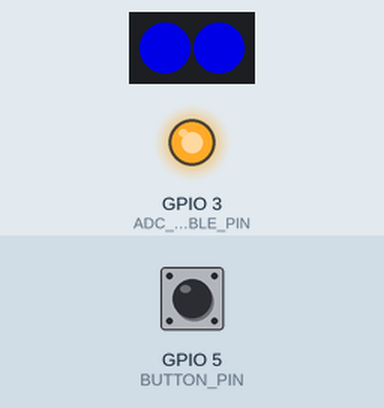
Bench run of a program on a simulated ESP32-C3. Shown: 2 RGB LEDs in strip order, left to right, output pins drawn as LEDs (lit = HIGH). Inputs (shaded band) come from the test bench; at power-on: GPIO 5 (BUTTON_PIN) LOW (analog values on the 0–4095 scale). Dim RGB values are drawn brighter than linear; random numbers use the default seed unless the program sets one. At 8.6 s the program puts the board to deep sleep or switches it off; the recording ends there.

Above: at 1.7 s.
1.8 s: GPIO 5 (BUTTON_PIN) pulled HIGH for 0.15 s
At 2.9 s:
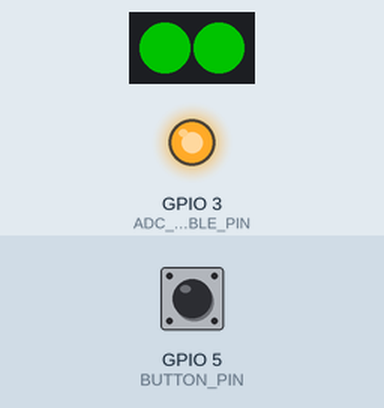
3.4 s: GPIO 5 (BUTTON_PIN) pulled HIGH for 0.15 s
At 4.1 s:
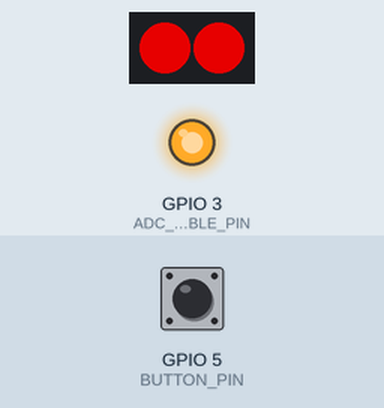
5.0 s: GPIO 5 (BUTTON_PIN) pulled HIGH for 0.15 s
At 5.3 s:
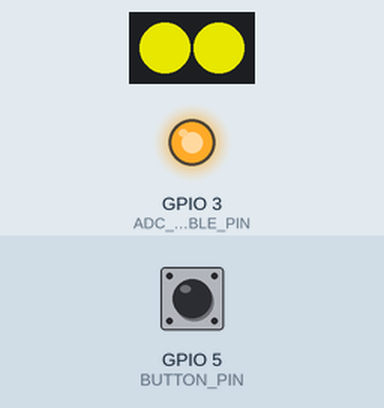
6.6 s: GPIO 5 (BUTTON_PIN) pulled HIGH for 1 s
At 7.4 s:
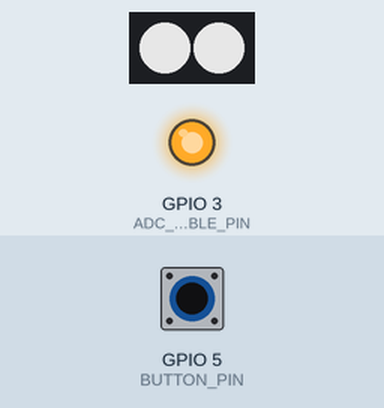
Timing chart, 0 to 8.6 s (numbered marks = the images above; inputs shaded):
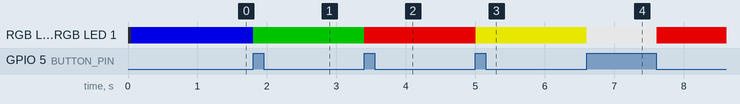

The program:

main.cpp
```cpp
#include <Arduino.h>
#include <WiFi.h>
#include <FastLED.h>

// Picoclick C3 hardware definitions
#define ADC_ENABLE_PIN  3
#define APA102_SDI_PIN  7
#define APA102_CLK_PIN  6
#define ADC_PIN         4
#define BUTTON_PIN      5

#define FPC_IO_1        2
#define FPC_IO_2        8
#define FPC_IO_BTN      BUTTON_PIN

#define SDA_PIN         FPC_IO_1
#define SCL_PIN         FPC_IO_2

#define NUM_LEDS        2
CRGB leds[NUM_LEDS];

int color = 0;

void setup(){
  pinMode(BUTTON_PIN, INPUT);
  pinMode(ADC_ENABLE_PIN, OUTPUT);
  pinMode(ADC_PIN, INPUT);
  analogReadResolution(12);

  digitalWrite(ADC_ENABLE_PIN, HIGH);

  btStop();

  WiFi.mode(WIFI_OFF);

  FastLED.addLeds<APA102, APA102_SDI_PIN, APA102_CLK_PIN, BGR>(leds, NUM_LEDS).setCorrection(TypicalLEDStrip);
  FastLED.setBrightness(180);
  delay(50);

  leds[0] = CRGB::Blue;
  leds[1] = CRGB::Blue;
  FastLED.show();

  setCpuFrequencyMhz(10);

  delay(500);
}

unsigned long t_last_press = 0;

void loop() {
  // Change color if the button is pressed. After the eight click, generate random color. Press & hold for 1 second to turn off the device.
  // Device will turn off after 10 seconds not pressing the button.
  if(digitalRead(BUTTON_PIN) == 1){
    color++;

    if(color == 1){
      leds[0] = CRGB::Green;
      leds[1] = CRGB::Green;
    }
    else if(color == 2){
      leds[0] = CRGB::Red;
      leds[1] = CRGB::Red;
    }
    else if(color == 3){
      leds[0] = CRGB::Yellow;
      leds[1] = CRGB::Yellow;
    }
    else if(color == 4){
      leds[0] = CRGB::White;
      leds[1] = CRGB::White;
    }
    else if(color == 5){
      leds[0] = CRGB::Orange;
      leds[1] = CRGB::Orange;
    }
    else if(color == 6){
      leds[0] = CRGB::Aqua;
      leds[1] = CRGB::Aqua;
    }
    else if(color == 7){
      leds[0] = CRGB::HotPink;
      leds[1] = CRGB::HotPink;
    }
    else if(color == 8){
      leds[0] = CRGB::LimeGreen;
      leds[1] = CRGB::LimeGreen;
    }
    else{
      int r = random(255), g = random(255), b = random(255);
      leds[0] = CRGB(r, g, b);
      leds[1] = CRGB(r, g, b);
    }
    FastLED.show();
    unsigned long t_pressed = millis();
    while(digitalRead(BUTTON_PIN) == 1){
      delay(10);
      if(millis() > t_pressed + 1000){
        leds[0] = CRGB::Red;
        leds[1] = CRGB::Red;
        FastLED.show();
        delay(1000);
        esp_deep_sleep_start();
        delay(500);
      }
    }
    t_last_press = millis();

  }

  if(millis() - t_last_press > 10000){
    leds[0] = CRGB::Red;
    leds[1] = CRGB::Red;
    FastLED.show();
    delay(1000);
    esp_sleep_enable_timer_wakeup(5000000);
    esp_deep_sleep_start();
    delay(500);
  }
}
```

Measured:
- after the input at 1.8 s, RGB LED 0, RGB LED 1: RGB(0, 0, 180) → RGB(0, 90, 0) at once
- after the input at 3.4 s, RGB LED 0, RGB LED 1: RGB(0, 90, 0) → RGB(180, 0, 0) at once
- after the input at 5.0 s, RGB LED 0, RGB LED 1: RGB(180, 0, 0) → RGB(180, 180, 0) at once
- after the input at 6.6 s, RGB LED 0, RGB LED 1: RGB(180, 180, 0) → RGB(180, 180, 180) at once, → RGB(180, 0, 0) 1.0 s later
